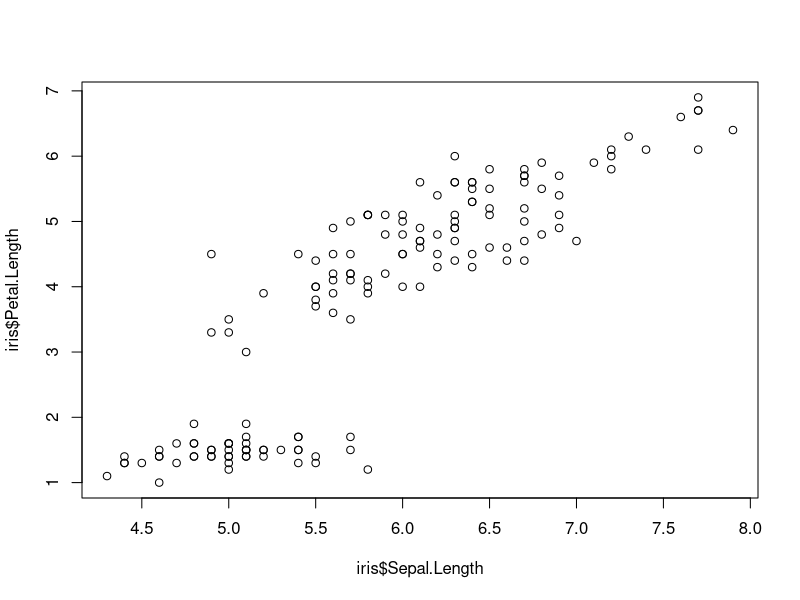
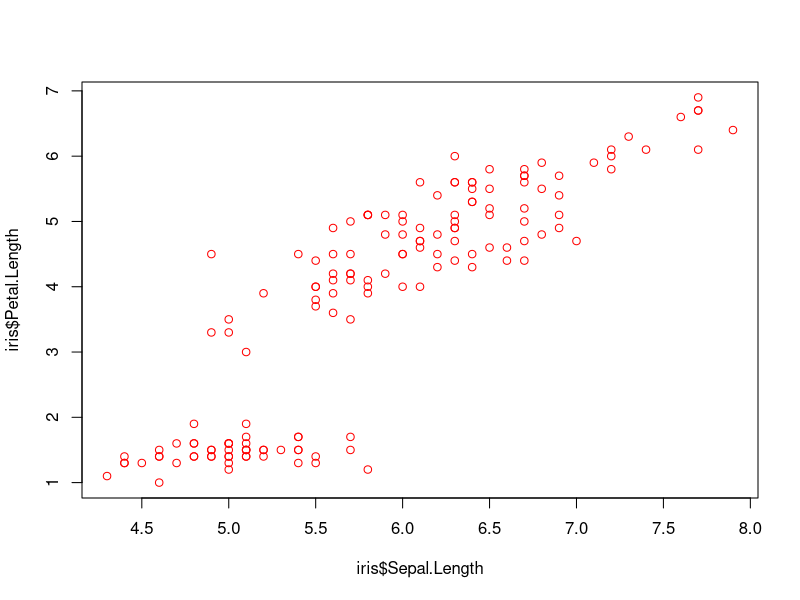
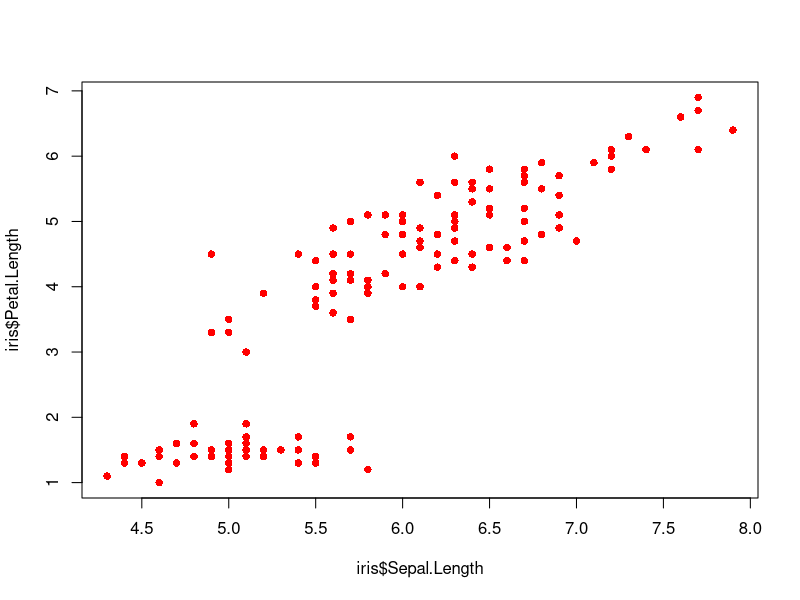
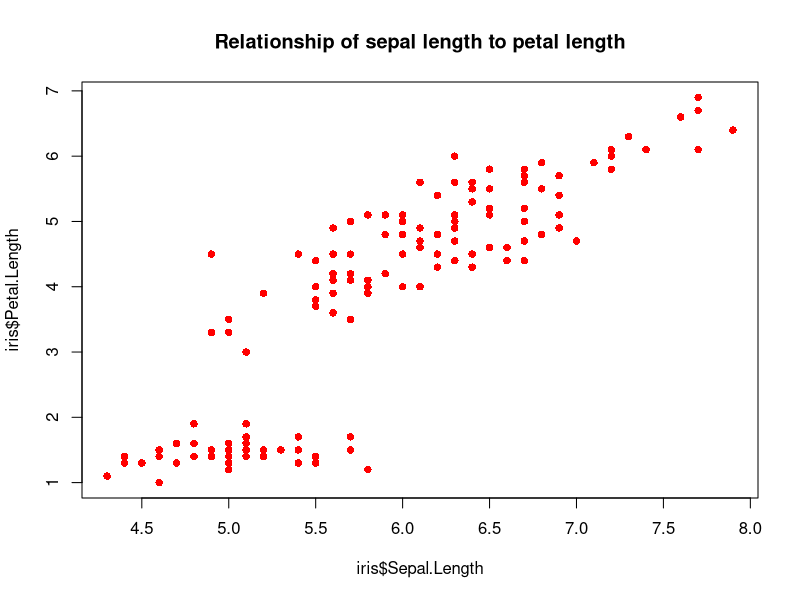
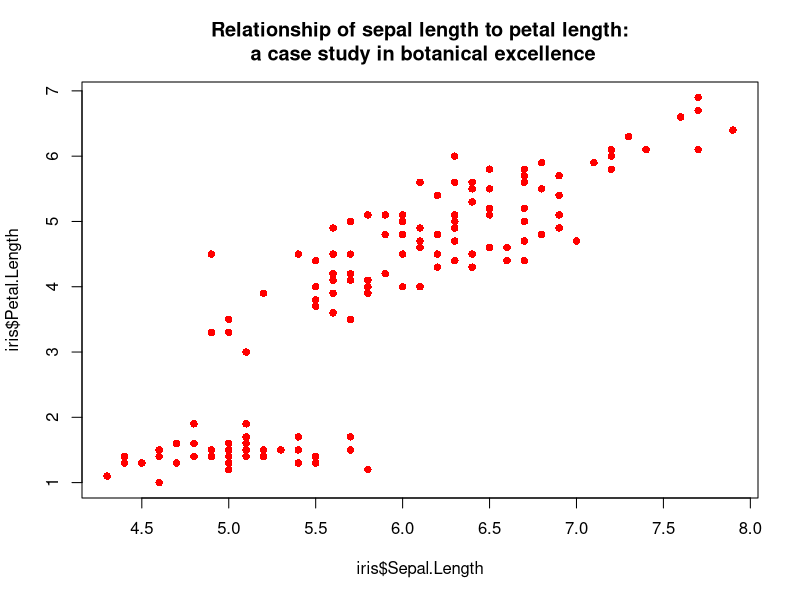
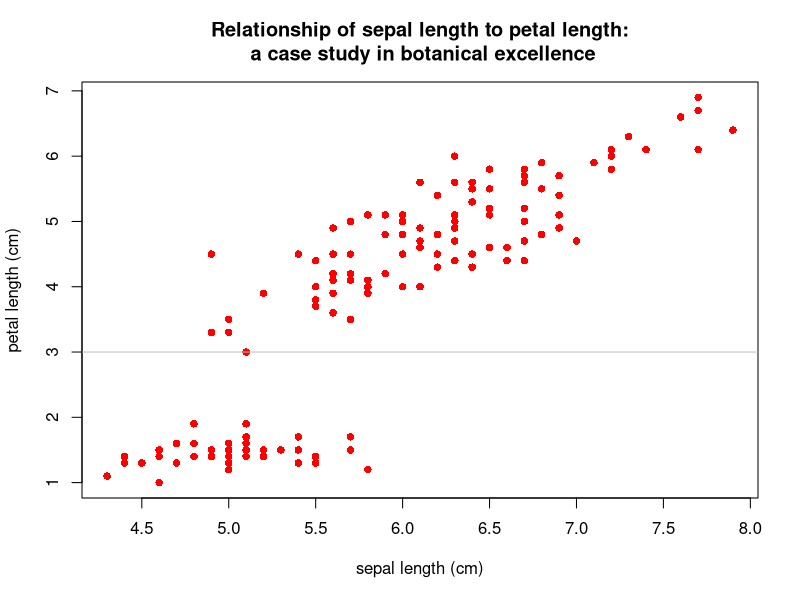
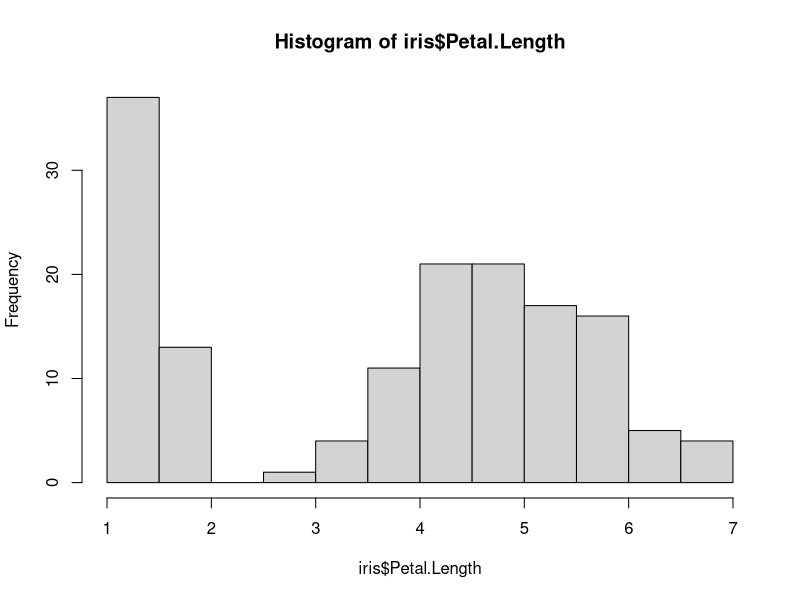
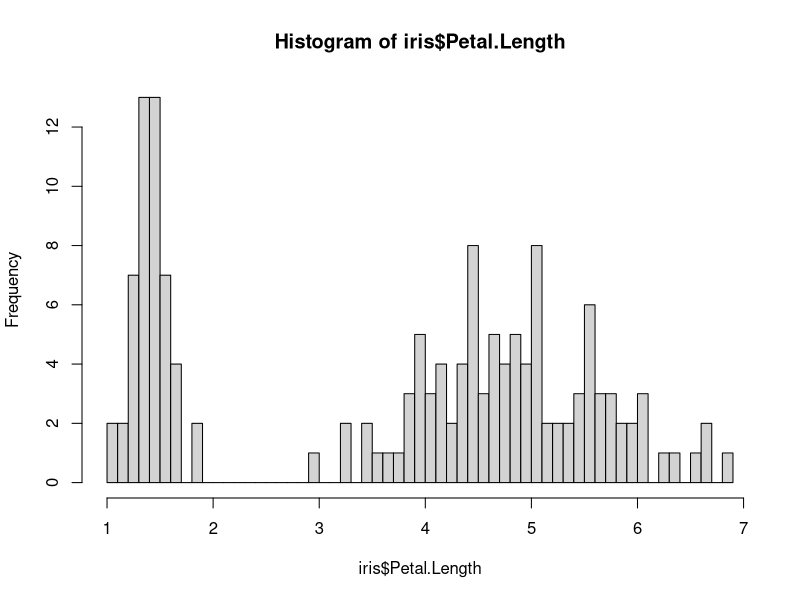

Write R code to recreate these figures, in order.
## ---- chunk 1
?iris

dim(iris)
head(iris)

table(iris$Species)
## ---- chunk 2
?plot

plot(iris$Sepal.Length, iris$Petal.Length)

# Make the points red:
plot(iris$Sepal.Length, iris$Petal.Length, col="red")

# Make the points a closed circle:
plot(iris$Sepal.Length, iris$Petal.Length, col="red", pch=16)

# Add a title:
plot(iris$Sepal.Length, iris$Petal.Length, col="red", pch=16, main="Relationship of sepal length to petal length")

# Add a newline character so title doesn't run off the page:
plot(iris$Sepal.Length, iris$Petal.Length, col="red", pch=16, main="Relationship of sepal length to petal length:\n a case study in botanical excellence")

# Add labels to the axes:
plot(iris$Sepal.Length, iris$Petal.Length, col="red", pch=16, main="Relationship of sepal length to petal length:\n a case study in botanical excellence", xlab="sepal length (cm)", ylab="petal length (cm)")

# Add line:
?abline

abline(h=3, col="gray")

## ---- chunk 3
?hist

# Plot distribution of petal lengths in the data:
hist(iris$Petal.Length)

# Make the bin size smaller for finer resolution:
hist(iris$Petal.Length, breaks=50)

# Add a title, x-axis label, and color to histogram:
hist(iris$Petal.Length, breaks=50, col="tomato", main="Distribution of Petal lengths, all species", xlab="petal length (cm)")
## ---- chunk 4
?boxplot

# Plot boxplots of the length of the petals by the species of plant:
boxplot(iris$Petal.Length ~ iris$Species)

# Add colors to the boxes:
boxplot(iris$Petal.Length ~ iris$Species, col=c("red", "gray", "blue"))

# Add a title, x- and y- axes labels:
boxplot(iris$Petal.Length ~ iris$Species, col=c("red", "gray", "blue"), xlab="Species", ylab="petal length (cm)", main="Petal length as a function of species")

?stripchart
        
stripchart(iris$Petal.Length ~ iris$Species, vertical=TRUE)

# Add jitter to the points, make them full circles, and add color to the points:
stripchart(iris$Petal.Length ~ iris$Species, vertical=TRUE, method="jitter", pch=16, col=c("red", "gray", "blue"))
# Add a boxplot overlay and make the boxes the same width as the jitter:
boxplot(iris$Petal.Length ~ iris$Species, add=TRUE, boxwex=0.35, names=c(" ", " ", " "))
## ---- chunk 5
# 2 ways:

# 1 either export in R studio or save pdf in quartz
# 2 save in code:
?pdf

# Open graphics device with the name you'd like the file to be saved to:
pdf("amazing_petal_length_differences_112113ERD.pdf")

# Plot anything you'd like plotted:
stripchart(iris$Petal.Length ~ iris$Species, vertical=TRUE, method="jitter", pch=16, col=c("red", "gray", "blue"))
boxplot(iris$Petal.Length ~ iris$Species, add=TRUE, boxwex=0.35, notch=TRUE, names=c(" ", " ", " "))

# Close device:
dev.off()
## ---- chunk 6
# Want to color points on scatter plot by what species they belong to. First, write a function that returns a specific color based on the species name:
color_my_plants_yo <- function (species) {
     if (species == "setosa") {return("red")}
     if (species == "versicolor") {return("gray")}
     if (species == "virginica") {return("blue")}
}

# Plot the scatterplot, applying the color function to the data:
plot(iris$Sepal.Length, iris$Petal.Length, col=sapply(iris$Species, color_my_plants_yo), pch=16, main="Relationship of sepal length to petal length:\n a case study", xlab="sepal length (cm)", ylab="petal length (cm)")

# Add a legend 
?legend

legend("bottomright", legend=c("setosa", "versicolor", "virginica"), fill=c("red", "gray", "blue"))

?par 

# Open up graphics divice:
pdf("two_amazing_plots_112113ERD.pdf", width=10, height=5)

# set the parameters of the plot: want to have two plots on the same page, side by side:
par(mfrow=c(1,2))

# Plot the scatterplot of sepal length to petal length and legend, colored by species:
plot(iris$Sepal.Length, iris$Petal.Length, col=sapply(iris$Species, color_my_plants_yo), pch=16, main="Relationship of sepal length to petal length:\n a case study", xlab="sepal length (cm)", ylab="petal length (cm)")
legend("bottomright", legend=c("setosa", "versicolor", "virginica"), fill=c("red", "gray", "blue"))

# Plot the boxplot of the petal length by species:
stripchart(iris$Petal.Length ~ iris$Species, vertical=TRUE, method="jitter", pch=16, col=c("red", "gray", "blue"), main="Petal length by species", xlab="species", ylab="petal length (cm)")
boxplot(iris$Petal.Length ~ iris$Species, add=TRUE, boxwex=0.35, notch=TRUE, names=c(" ", " ", " "))

# Turn the device off:
dev.off()


